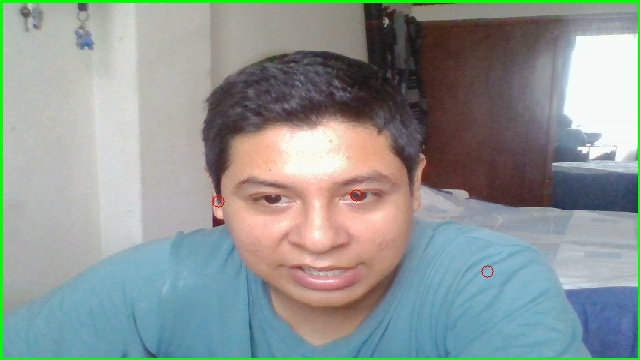
#> input picture captures_img/2022-01-08_11.44.23.jpg, 640 x 360 px, given in place of the camera
$ python deteccion_movimiento.py
#> lines starting #> are read from the running program, lines starting #| are printed output that depends on the picture; after the words box and inside, x2 and y2 are one past the last pixel; in counts of white or black regions, pixels touching at a corner belong together
#!/usr/bin/env python
# coding: utf-8

import cv2
import os
import numpy as np
from twilio.rest import Client
import time
from datetime import datetime, timedelta
#from send_email import *
#from alarm_sound import *
from subprocess import Popen

# [4 lines of commented-out code are left out]

def Twilio():
    account_sid = 'ACf86e3a143943c07d272a449b0a47ae59'#os.environ[]
    auth_token = '850b9128f7732f8bb10a2f63bb22c783'#os.environ[]
    client = Client(account_sid, auth_token)

    message = client.messages.create(
                              from_='whatsapp:+14155238886',
                              body='Alerta de movimiento  \n Llamar al 105',
                              to='whatsapp:+51955762637'
                              )
    # [10 lines of commented-out code are left out]
    message4 = client.messages.create(
                              from_='+16163742019',
                              body='Alerta de movimiento\n Llamar al 105',
                              to='+51954643400'
                              )
    print(message.sid)

def detection():
    cap = cv2.VideoCapture(0)
    fgbg = cv2.bgsegm.createBackgroundSubtractorMOG()
    kernel = cv2.getStructuringElement(cv2.MORPH_ELLIPSE,(3,3))
    Time_1= datetime.now()
    #Time_2= datetime.now()+ timedelta(seconds=1)
    while True:
        ret, frame  = cap.read()
#> frame is the input picture: shape (360, 640, 3); mean B, G, R 148.3, 150.9, 142.6
        if ret == False:
         break
        gray = cv2.cvtColor(frame, cv2.COLOR_BGR2GRAY)
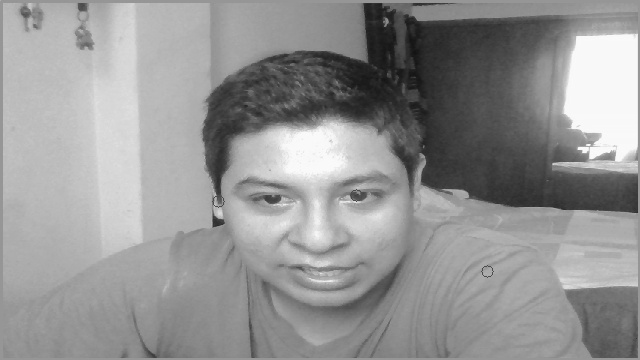
#> gray: shape (360, 640); min 19, max 254, mean 148.1

        #Cuadro de advertencia en el frame que señala estado de movimiento
        cv2.rectangle(frame,(0,0),(frame.shape[1],40),(0,0,0),-1)
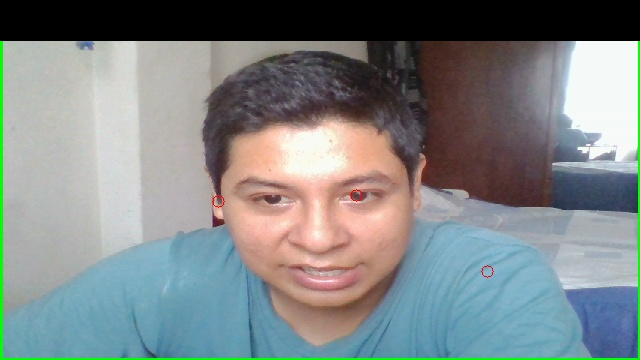
#> frame: shape (360, 640, 3); 11.39% of pixels changed, all inside (x1, y1, x2, y2) = (0, 0, 640, 41)
        color= (0,255,0)
        text_estado = "Estado: No se detecta movimiento an AREA"
        #area_vigilada configurada actualmente para toda la vista de la camara
        ancho = frame.shape[1]
#> ancho = 640
        alto = frame.shape[0]
#> alto = 360
        #area_vigilada= np.array([[5,40],[ancho-5,40],[ancho-5,alto-5],[5,alto-5]])
        area_vigilada= np.array([[5,40],[ancho-5,40],[ancho-5,alto-5],[5,alto-5]])

        #Creacion de imagen Auxiliar
        imgAux = np.zeros(shape=frame.shape[:2],dtype=np.uint8)
        imgAux = cv2.drawContours(imgAux,[area_vigilada],-1,(255),-1)
        img_area = cv2.bitwise_and(gray, gray, mask=imgAux)
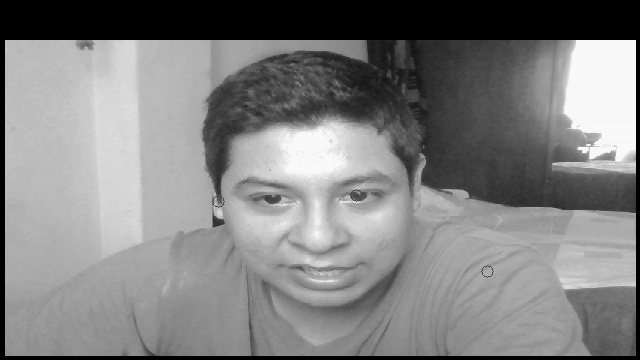
#> img_area: shape (360, 640); min 0, max 254, mean 128.9

        fgmask = fgbg.apply(img_area)
#> fgmask: shape (360, 640); every value is 0
        fgmask = cv2.morphologyEx(fgmask, cv2.MORPH_OPEN, kernel)
        fgmask = cv2.dilate(fgmask, None, iterations=2)

        contours = cv2.findContours(fgmask, cv2.RETR_EXTERNAL, cv2.CHAIN_APPROX_SIMPLE)[0]
#> contours = []
        for contour in contours:
            if cv2.contourArea(contour)> 1200:
                x,y,w,h = cv2.boundingRect(contour)
                cv2.rectangle(frame,(x,y),(x+w,y+h),(0,0,255), 2)
                text_estado = "Estado: !Alerta de movimiento!"
                color = (0,0,255)
                #a = datetime.now()

                if datetime.now()>Time_1:
                    try:
                        Time_1 = datetime.now() + timedelta(seconds=12)
                        #email()
                        #Popen('python3 send_email.py', shell=False)
                        Popen('python3 alarm_sound.py', shell=False)
                        #Popen('python3 wsp_from_ourpc.py', shell=False)
                        #Twilio()
                    except:
                        pass
#> this loop made 0 passes
                #time.sleep(0.5)
        cv2.drawContours(frame,[area_vigilada], -1, color, 2)
        cv2.putText(frame, text_estado, (10,30), cv2.FONT_HERSHEY_SIMPLEX,1, color,2)
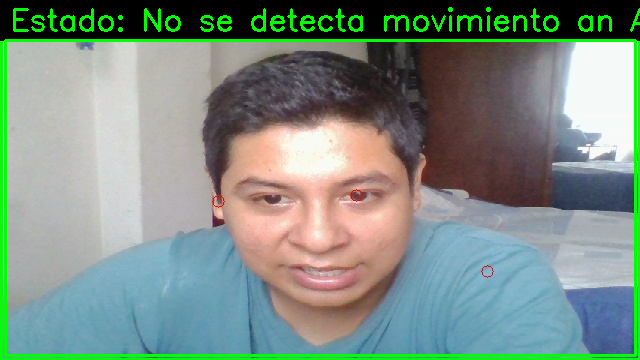
#> frame: shape (360, 640, 3); mean B, G, R 131, 141.4, 125.1
        cv2.imshow('frame', frame)
        cv2.imshow('fgmask', fgmask)
        k= cv2.waitKey(25) & 0xFF
#> (key Esc is pressed here)
        if k== 27:
            break
    cap.release()
    cv2.destroyAllWindows()

    #return (frame,cap)
detection()

$ run again, on captures_img/2022-01-08_11.45.05.jpg
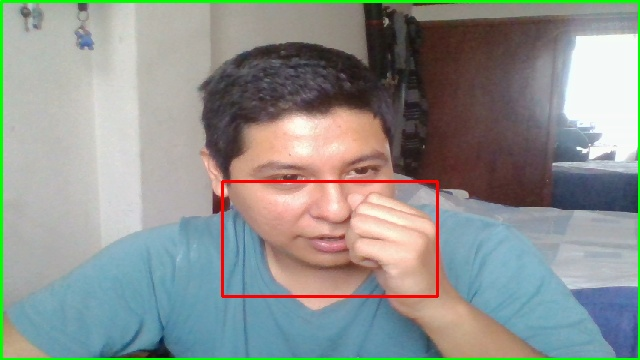
#> input picture captures_img/2022-01-08_11.45.05.jpg, 640 x 360 px, given in place of the camera
#> in detection, frame is the input picture: shape (360, 640, 3); mean B, G, R 142.8, 147.1, 142.9
#> in detection, `img_area = cv2.bitwise_and(gray, gray, mask=imgAux)`:
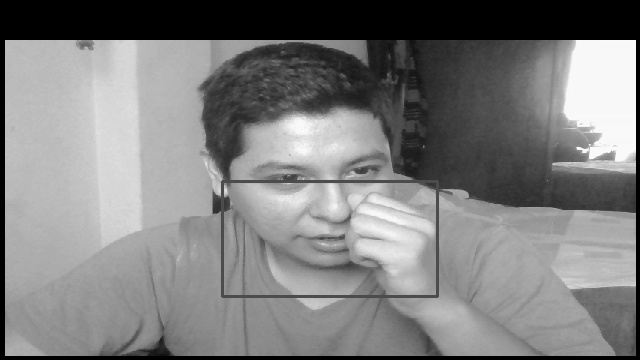
#> img_area: shape (360, 640); min 0, max 254, mean 126.3
#> fgmask: shape (360, 640); every value is 0
#> contours = []
#> in detection, `cv2.putText(frame, text_estado, (10,30), cv2.FONT_HERSHEY_SIMPLEX,1, c..`:
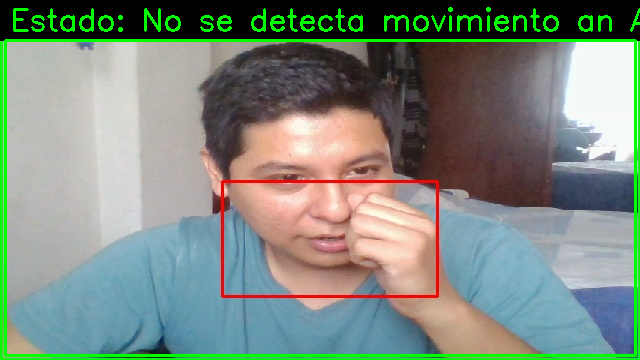
#> frame: shape (360, 640, 3); mean B, G, R 126, 137.9, 125.4
